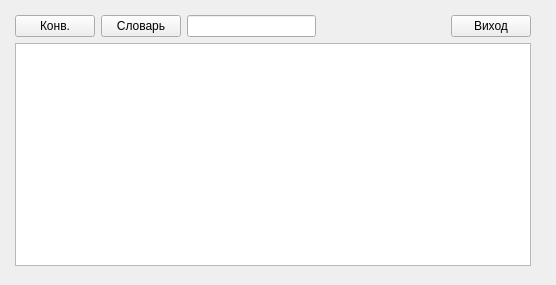
<?xml version="1.0" encoding="UTF-8"?>
<ui version="4.0">
 <class>MainWindow</class>
 <widget class="QMainWindow" name="MainWindow">
  <property name="geometry">
   <rect>
    <x>0</x>
    <y>0</y>
    <width>556</width>
    <height>285</height>
   </rect>
  </property>
  <property name="windowTitle">
   <string>MainWindow</string>
  </property>
  <widget class="QWidget" name="centralWidget">
   <widget class="QWidget" name="layoutWidget">
    <property name="geometry">
     <rect>
      <x>10</x>
      <y>10</y>
      <width>526</width>
      <height>261</height>
     </rect>
    </property>
    <layout class="QVBoxLayout" name="main">
     <property name="leftMargin">
      <number>5</number>
     </property>
     <property name="topMargin">
      <number>5</number>
     </property>
     <property name="rightMargin">
      <number>5</number>
     </property>
     <property name="bottomMargin">
      <number>5</number>
     </property>
     <item>
      <layout class="QHBoxLayout" name="horizontalLayout">
       <item>
        <widget class="QPushButton" name="copyBtn">
         <property name="text">
          <string>Конв.</string>
         </property>
        </widget>
       </item>
       <item>
        <widget class="QPushButton" name="dictBtn">
         <property name="text">
          <string>Словарь</string>
         </property>
        </widget>
       </item>
       <item>
        <widget class="QLineEdit" name="depthEdt">
         <property name="sizePolicy">
          <sizepolicy hsizetype="Expanding" vsizetype="Fixed">
           <horstretch>0</horstretch>
           <verstretch>0</verstretch>
          </sizepolicy>
         </property>
         <property name="maximumSize">
          <size>
           <width>16777215</width>
           <height>16777215</height>
          </size>
         </property>
         <property name="inputMask">
          <string extracomment="Глубина"/>
         </property>
         <property name="alignment">
          <set>Qt::AlignCenter</set>
         </property>
        </widget>
       </item>
       <item>
        <spacer name="horizontalSpacer">
         <property name="orientation">
          <enum>Qt::Horizontal</enum>
         </property>
         <property name="sizeHint" stdset="0">
          <size>
           <width>40</width>
           <height>20</height>
          </size>
         </property>
        </spacer>
       </item>
       <item>
        <widget class="QPushButton" name="quitBtn">
         <property name="text">
          <string>Виход</string>
         </property>
        </widget>
       </item>
      </layout>
     </item>
     <item>
      <widget class="QPlainTextEdit" name="dataPlain"/>
     </item>
    </layout>
   </widget>
  </widget>
 </widget>
 <layoutdefault spacing="6" margin="11"/>
 <resources/>
 <connections/>
</ui>
